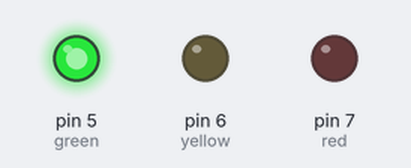
Recording of a sketch running on a simulated Arduino Uno, built with avr-gcc and run on an emulated ATmega328P. Shown: output pins drawn as LEDs (lit = HIGH).

Above: at 1.5 s.
At 3.5 s:
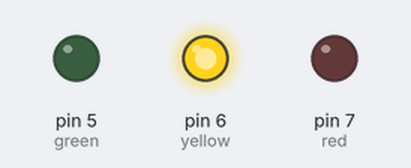
At 5.5 s:
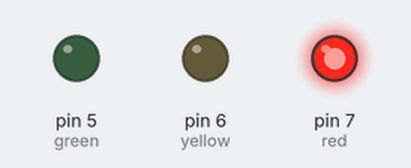
Timing chart, 0 to 9.1 s (numbered marks = the images above):
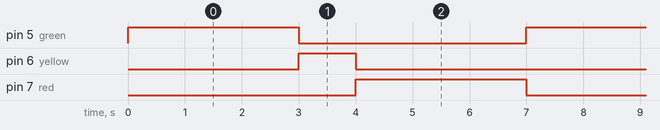

Measured:
- by itself, pin 5 (green), pin 7 (red): alternates HIGH for 3.0 s and LOW for 4.0 s
- by itself, pin 6 (yellow): alternates HIGH for 1.0 s and LOW for 6.0 s
- by itself, everything shown: repeats every 7.0 s, in 3 steps

The sketch:

sketch_traffic_light.ino
```cpp
/* project: traffic light
   author: samuel carneiro silveira
   schematic at https://github.com/SamuelCarneiroSilveira/Arduino/blob/main/arduino%20codes/4_traffic_%20light/schematic%20traffic%20light.jpg
   video of the project at https://www.youtube.com/watch?v=qfQ5_mHT398
   components:
   1 x arduino
   3 x led
   3 x resistor 175Ω

   the #define tag uses less memory than defining an int variable
*/

#define green 5
#define yellow 6
#define red 7

void setup() {
  pinMode (green, OUTPUT);
  pinMode (yellow, OUTPUT);
  pinMode (red, OUTPUT);
}

void loop() {
  digitalWrite(green, HIGH);
  digitalWrite(yellow, LOW);
  digitalWrite(red, LOW);
  delay(3000);

  digitalWrite(green, LOW);
  digitalWrite(yellow, HIGH);
  digitalWrite(red, LOW);
  delay(1000);

  digitalWrite(green, LOW);
  digitalWrite(yellow, LOW);
  digitalWrite(red, HIGH);
  delay(3000);

}
```
